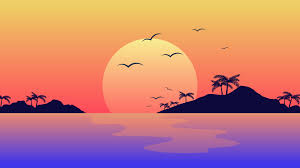
#> input picture TASK03-Image to Pencil Sketch/images.jpg, 300 x 168 px, found by its file name
$ jupyter execute IMAGE_TO_PENCIL_SKETCH.ipynb   (shell and % lines are left out)
#> lines starting #> are read from the running program, lines starting #| are printed output that depends on the picture
# LETS GROW MORE DATA SCIENCE INTERSHIP(VIP)
# Name: Ritika J. Malviya
# Title: Image To Pencil Sketch
# Level : Beginner
# Batch: June

# Importing libraries

[cell 1]
import cv2
import matplotlib.pyplot as plt
import numpy as np
plt.style.use('seaborn')

[cell 2]
# Loading the image

[cell 3]
img = cv2.imread("D:/Data/Downloads/images.jpg")
#> img is the input picture: shape (168, 300, 3); mean B, G, R 122.3, 127.5, 197.9
img = cv2.cvtColor(img, cv2.COLOR_BGR2RGB)
plt.imshow(img)
plt.axis("off")
plt.title("Original Image")
plt.show()

[cell 4]
 # Converting Image to GrayScale

[cell 5]
img_gray = cv2.cvtColor(img, cv2.COLOR_BGR2GRAY)
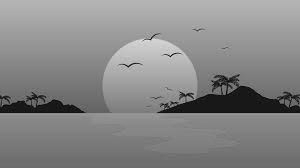
#> img_gray: shape (168, 300); min 1, max 229, mean 134
plt.figure(figsize=(8,8))
plt.imshow(img_gray,cmap="gray")
plt.axis("off")
plt.title("GrayScale Image")
plt.show()

[cell 6]
# Inverting the Image

[cell 7]
img_invert = cv2.bitwise_not(img_gray)
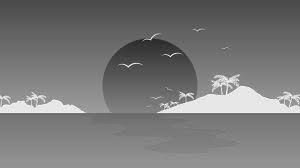
#> img_invert: shape (168, 300); min 26, max 254, mean 121
plt.figure(figsize=(8,8))
plt.imshow(img_invert,cmap="gray")
plt.axis("off")
plt.title("Inverted Image")
plt.show()

[cell 8]
# smoothening image

[cell 9]
img_smoothing = cv2.GaussianBlur(img_invert, (21,21),sigmaX=0, sigmaY=0)
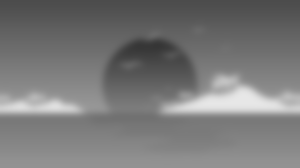
#> img_smoothing: shape (168, 300); min 54, max 231, mean 121
plt.figure(figsize=(8,8))
plt.imshow(img_smoothing,cmap="gray")
plt.axis("off")
plt.title("Smoothen Image")
plt.show()

[cell 10]
 # Converting your images to pencil sketches

[cell 11]
final = cv2.divide(img_gray, 255 - img_smoothing, scale=255)
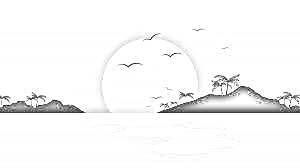
#> final: shape (168, 300); min 4, max 255, mean 246.9
plt.figure(figsize=(8,8))
plt.imshow(final,cmap="gray")
plt.axis("off")
plt.title("Final Sketch Image")
plt.show()

[cell 12]
# The Final Output

[cell 13]
plt.figure(figsize=(20,20))
plt.subplot(1,2,1)
plt.imshow(img)
plt.axis("off")
plt.title("Original Image")
plt.subplot(1,2,2)
plt.imshow(final,cmap="gray")
plt.axis("off")
plt.title("Final Sketch Image")
plt.show()
